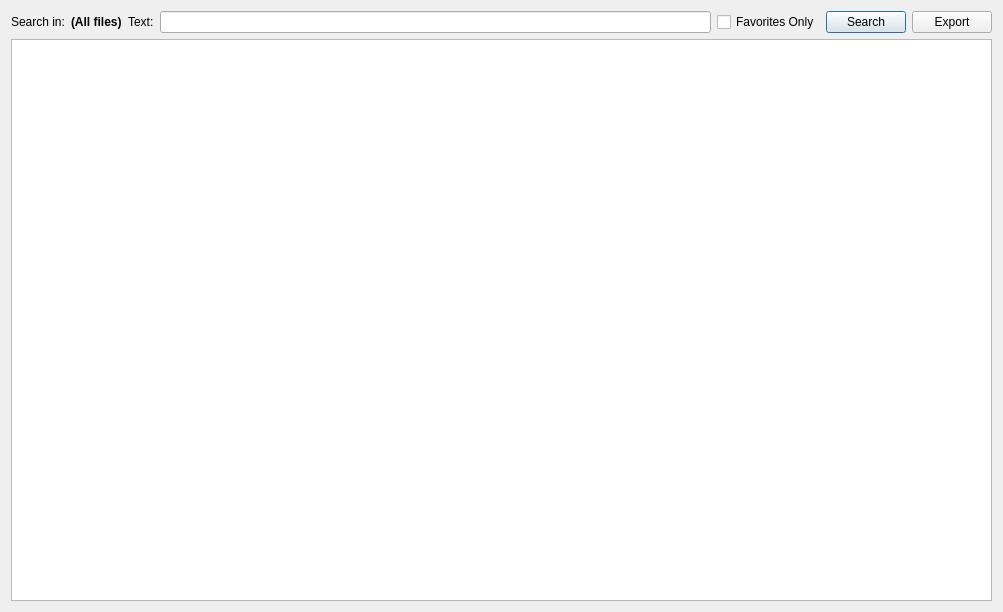
<?xml version="1.0" encoding="UTF-8"?>
<ui version="4.0">
 <class>SearchDialog</class>
 <widget class="QDialog" name="SearchDialog">
  <property name="geometry">
   <rect>
    <x>0</x>
    <y>0</y>
    <width>1003</width>
    <height>612</height>
   </rect>
  </property>
  <property name="windowTitle">
   <string>Search Clips</string>
  </property>
  <property name="modal">
   <bool>true</bool>
  </property>
  <layout class="QVBoxLayout" name="verticalLayout">
   <item>
    <layout class="QHBoxLayout" name="horizontalLayout">
     <item>
      <widget class="QLabel" name="label">
       <property name="text">
        <string>Search in:</string>
       </property>
      </widget>
     </item>
     <item>
      <widget class="QLabel" name="lblSearchIn">
       <property name="text">
        <string>&lt;html&gt;&lt;head/&gt;&lt;body&gt;&lt;p&gt;&lt;span style=&quot; font-weight:700;&quot;&gt;(All files)&lt;/span&gt;&lt;/p&gt;&lt;/body&gt;&lt;/html&gt;</string>
       </property>
      </widget>
     </item>
     <item>
      <widget class="QLabel" name="label_2">
       <property name="text">
        <string>Text:</string>
       </property>
       <property name="margin">
        <number>5</number>
       </property>
      </widget>
     </item>
     <item>
      <widget class="QLineEdit" name="edtText"/>
     </item>
     <item>
      <widget class="QCheckBox" name="chkFavorite">
       <property name="text">
        <string>Favorites Only</string>
       </property>
      </widget>
     </item>
     <item>
      <widget class="QPushButton" name="btnSearch">
       <property name="text">
        <string>Search</string>
       </property>
      </widget>
     </item>
     <item>
      <widget class="QPushButton" name="btnExport">
       <property name="text">
        <string>Export</string>
       </property>
      </widget>
     </item>
    </layout>
   </item>
   <item>
    <widget class="QTableView" name="tblClips">
     <property name="editTriggers">
      <set>QAbstractItemView::NoEditTriggers</set>
     </property>
     <property name="alternatingRowColors">
      <bool>true</bool>
     </property>
     <property name="selectionMode">
      <enum>QAbstractItemView::SingleSelection</enum>
     </property>
     <property name="selectionBehavior">
      <enum>QAbstractItemView::SelectRows</enum>
     </property>
     <property name="sortingEnabled">
      <bool>true</bool>
     </property>
     <attribute name="horizontalHeaderMinimumSectionSize">
      <number>20</number>
     </attribute>
     <attribute name="horizontalHeaderShowSortIndicator" stdset="0">
      <bool>true</bool>
     </attribute>
     <attribute name="verticalHeaderShowSortIndicator" stdset="0">
      <bool>false</bool>
     </attribute>
    </widget>
   </item>
  </layout>
 </widget>
 <resources/>
 <connections/>
</ui>
